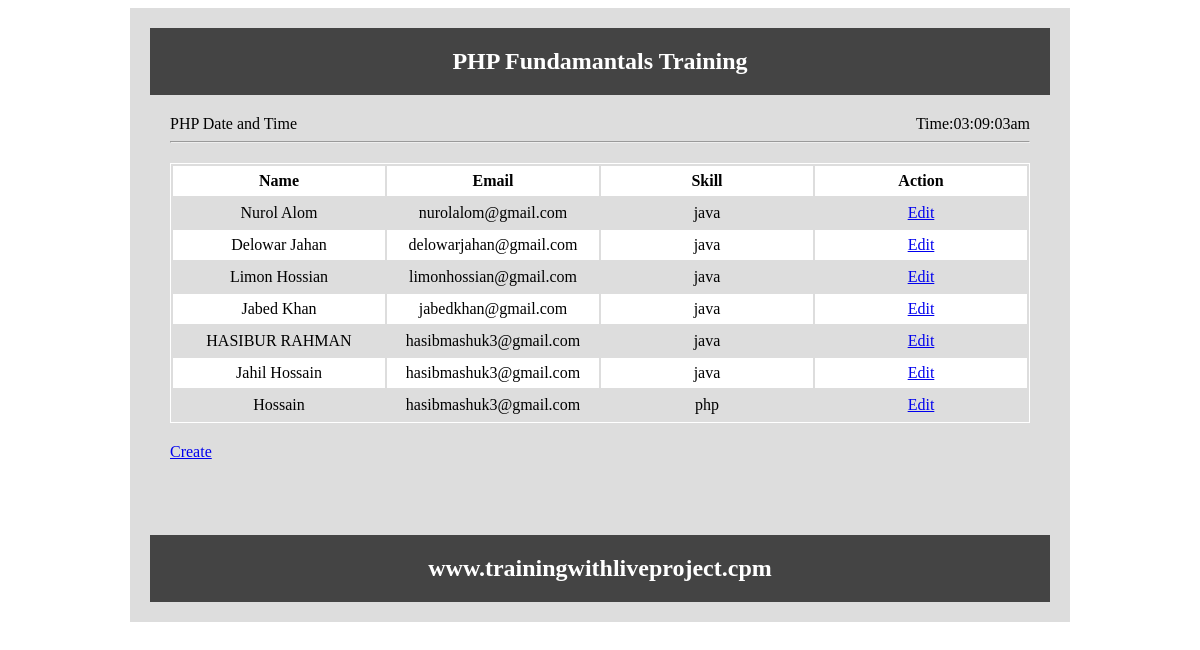
The page / on the database its author committed.
### tables this page shows
CREATE TABLE `tbl_user` (
  `id` int(11) NOT NULL,
  `name` varchar(50) NOT NULL,
  `email` varchar(255) NOT NULL,
  `skill` varchar(50) NOT NULL
);

### Database.php (called while the page is built, shortened)
<?php
class Database{
	public $host = DB_HOST;
	public $user = DB_USER;
	public $pass = DB_PASS;
	public $dbname = DB_NAME;
	public $link;
	private function connectDB(){
		$this->link = new mysqli($this->host,$this->user,$this->pass,$this->dbname);
	}
	public function select($query){
		$result = $this->link->query($query)or die ($this->link->error.__LINE__);
		if($result->num_rows > 0){
			return $result;
		}
		else{
			return false;
		}
	}
 }
?>

### index.php (the view, shortened to what this page needs)
<?php
include 'inc/header.php';
include 'Database.php';
$db = new Database();
$query = "SELECT * FROM tbl_user";
$read = $db->select($query);
?>
<table class="tblone">
<tr>
 <th width="25%">Name</th>
 <th width="25%">Email</th>
 <th width="25%">Skill</th>
 <th width="25%">Action</th>
 </tr>
 <?php if($read){?>
 <?php while($row = $read->fetch_assoc()){?>
 <tr>
 <td><?php echo $row['name'];?></td>
 <td><?php echo $row['email'];?></td>
 <td><?php echo $row['skill'];?></td>
 <td><a href="update.php?id=<?php echo urlencode($row['id']);?>">Edit</a></td>
 </tr>
<?php
}
}else{
?>
<p>Data is not available!!</p>
 <?php } ?>
 </table>
<a href="create.php">Create</a>
<?php include 'inc/footer.php';?>

### inc/header.php (shortened to what this page needs)
<!DOCTYPE HTML>
<html lang="en-US">
<head>
</head>
<body>
   <div class="phpcoding">
        <section class="headeroption">
	    <h2>PHP Fundamantals Training</h2>
	    </section>
		<section class="maincontent">
		PHP Date and Time
		<span style="float:right">
		<?php
		echo "Time:".date("h:i:sa");
		?>
		</span>
		<hr/>

### inc/footer.php
</section>
		<section class="footeroption">
		  <h2>www.trainingwithliveproject.cpm</h2>
		</section>
	</div>
</body>
</html>

### inc/header.php (style rules this page uses)
.phpcoding { width:900px;margin:0 auto;background:#ddd;padding:20px }
.headeroption,.footeroption { background:#444;color:#fff;text-align:center;padding:20px; }
.headeroption h2,.footeroption h2 { margin:0 }
.maincontent { min-height:400px;padding:20px; }
.tblone { width:100%;border:1px solid #fff;margin:20px 0 }
.tblone td { padding:5px 10px; text-align:center; }
table.tblone tr:nth-child(2n+1) { background:#fff;height:30px; }
table.tblone tr:nth-child(2n) { background:#flflfl;height:30px; }

### rows shown on the page
tbl_user: name "Nurol Alom", email "nurolalom@gmail.com", skill "java"
tbl_user: name "Delowar Jahan", email "delowarjahan@gmail.com", skill "java"
tbl_user: name "Limon Hossian", email "limonhossian@gmail.com", skill "java"
tbl_user: name "Jabed Khan", email "jabedkhan@gmail.com", skill "java"
tbl_user: name "HASIBUR RAHMAN", email "hasibmashuk3@gmail.com", skill "java"
tbl_user: name "Jahil Hossain", email "hasibmashuk3@gmail.com", skill "java"
tbl_user: name "Hossain", email "hasibmashuk3@gmail.com", skill "php"
